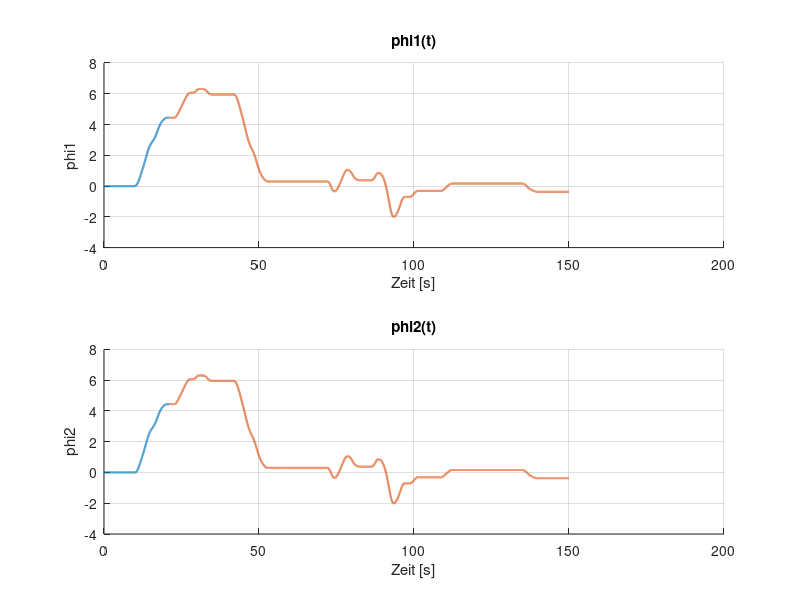
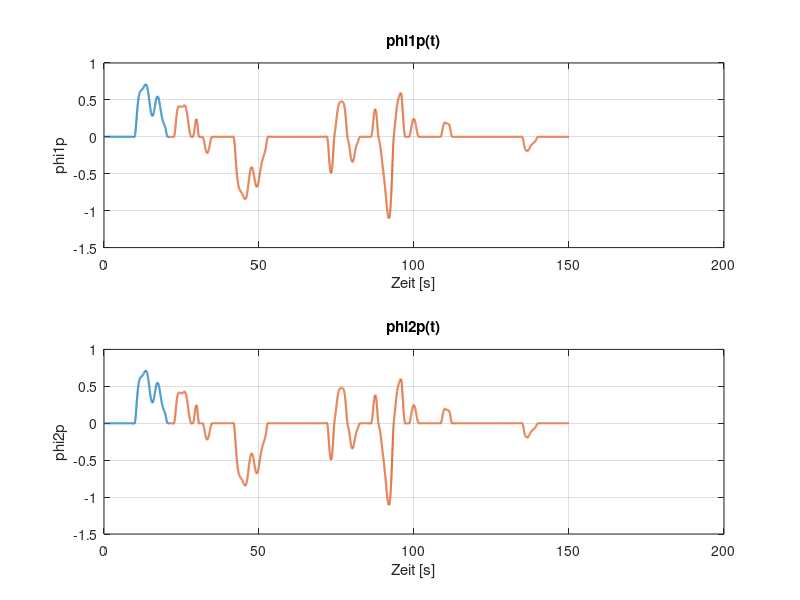
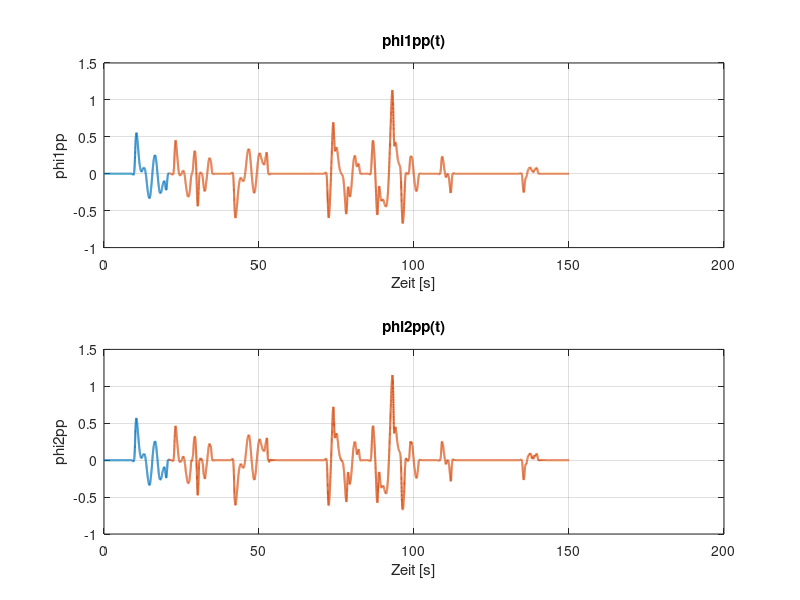
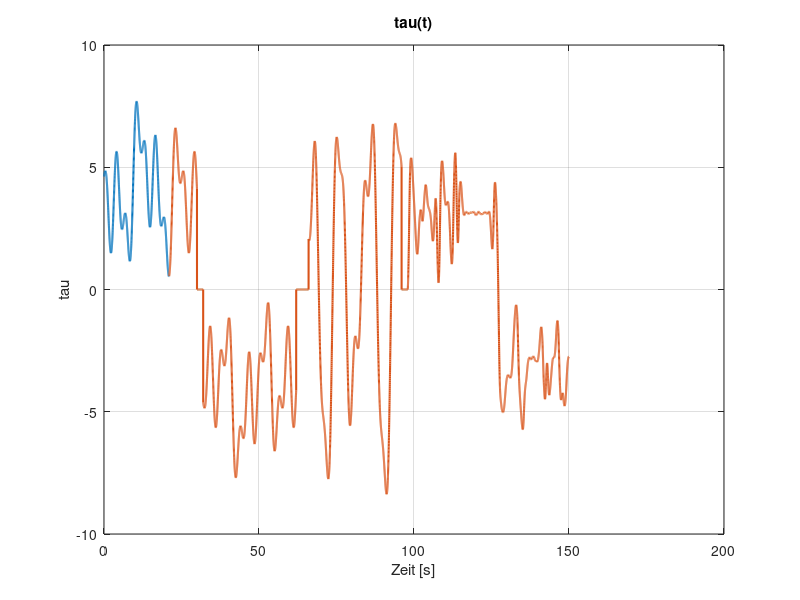

Source code (MATLAB) for these figures, in order:
% -------------------------------------------------------------
% Autor:      Ole Uphaus
% Datum:      20.06.2025
% Beschreibung:
% Dieses Skript nutz die Messungen von Sven, um geeignete Trainingsdaten
% für das Delan Modell zu erstellen. Mit diesen kann dann später trainiert
% werden.
% -------------------------------------------------------------

clc
clear
close all

%% Parameterderfinition

% Messdaten laden
load("Messung_Torsionsschwinger.mat")

% Grenzfrequenzen Filter
fc = 1;

% Resampling rate
r_resample = 10;

% Index, bis zu dem Testdaten gesammelt werden
test_idx = 2100;

% Daten abspeichern
savedata = false;

%% Signale filtern

% Winkel in Radiant umrechnen
phi1_rad = phi1 / 180 * pi;
phi2_rad = phi2 / 180 * pi;

% Filter vorbereiten
fs = 1 / mean(diff(t_ges)); % Abtastrate
[b, a] = butter(2, fc / (fs/2));

% Filtern der Positionssignale und daraus dann die Ableitungen bestimmen
phi1_filt = filtfilt(b, a, phi1_rad);
phi2_filt = filtfilt(b, a, phi2_rad);

%% Geschwindigkeiten und Beschleunigungen berechnen

% Geschwindigkeiten
phi1p_filt = gradient(phi1_filt) ./ gradient(t_ges);
phi2p_filt = gradient(phi2_filt) ./ gradient(t_ges);

% Beschleunigungen
phi1pp_filt = gradient(phi1p_filt) ./ gradient(t_ges);
phi2pp_filt = gradient(phi2p_filt) ./ gradient(t_ges);

%% Signale downsamplen

% Resamplen
phi1_filt_res = downsample(phi1_filt, r_resample);
phi2_filt_res = downsample(phi2_filt, r_resample);

phi1p_filt_res = downsample(phi1p_filt, r_resample);
phi2p_filt_res = downsample(phi2p_filt, r_resample);

phi1pp_filt_res = downsample(phi1pp_filt, r_resample);
phi2pp_filt_res = downsample(phi2pp_filt, r_resample);

t_ges_res = downsample(t_ges, r_resample);

u_res = downsample(u, r_resample);

%% Zusammenfassen unt Trainings und Testdaten erstellen

% Zusammenfassen
features_ges = [phi1_filt_res, phi2_filt_res, phi1p_filt_res, phi2p_filt_res, u_res, zeros(size(u_res))];
labels_ges = [phi1pp_filt_res, phi2pp_filt_res];

% Aufteilen in Trainings und Testdaten
features_training = features_ges((test_idx + 1):end, :);
labels_training = labels_ges((test_idx + 1):end, :);
t_vec_training = t_ges_res((test_idx + 1):end, :);

features_test = features_ges(1:test_idx, :);
labels_test = labels_ges(1:test_idx, :);
t_vec_test = t_ges_res(1:test_idx, :);

% Massen und Coriolisterme erstellen (hier unbekannt - gleich null setzen
% für Plot später)
Mass_Cor_test = zeros(size(features_test, 1), 9);

%% Abspeichern

if savedata == true
    % Pfad dieses Skripts
    my_path = fileparts(mfilename('fullpath'));

    % Datei speichern
    dateiName = 'Measuring_data_Training_Torsionsschwinger.mat';   
    full_path = fullfile(my_path, dateiName);
    save(full_path, 'features_training', 'labels_training', 'features_test', 'labels_test', "Mass_Cor_test");
end

%% Plotten

% Positionen
figure()
subplot(2,1,1);
% plot(t_ges, phi1_rad, 'LineWidth', 1.5);
hold on
plot(t_vec_test, features_test(:, 1), 'LineWidth', 1.5);
plot(t_vec_training, features_training(:, 1), 'LineWidth', 1.5);
xlabel('Zeit [s]');
ylabel('phi1');
grid on;
title('phi1(t)');

subplot(2,1,2);
% plot(t_ges, phi2_rad, 'LineWidth', 1.5);
hold on
plot(t_vec_test, features_test(:, 2), 'LineWidth', 1.5);
plot(t_vec_training, features_training(:, 2), 'LineWidth', 1.5);
xlabel('Zeit [s]');
ylabel('phi2');
grid on;
title('phi2(t)');

% Geschwindigkeiten
figure()
subplot(2,1,1);
plot(t_vec_test, features_test(:, 3), 'LineWidth', 1.5);
hold on
plot(t_vec_training, features_training(:, 3), 'LineWidth', 1.5);
xlabel('Zeit [s]');
ylabel('phi1p');
grid on;
title('phi1p(t)');

subplot(2,1,2);
plot(t_vec_test, features_test(:, 4), 'LineWidth', 1.5);
hold on
plot(t_vec_training, features_training(:, 4), 'LineWidth', 1.5);
xlabel('Zeit [s]');
ylabel('phi2p');
grid on;
title('phi2p(t)');

% Beschleunigungen
figure()
subplot(2,1,1);
plot(t_vec_test, labels_test(:, 1), 'LineWidth', 1.5);
hold on
plot(t_vec_training, labels_training(:, 1), 'LineWidth', 1.5);
xlabel('Zeit [s]');
ylabel('phi1pp');
grid on;
title('phi1pp(t)');

subplot(2,1,2);
plot(t_vec_test, labels_test(:, 2), 'LineWidth', 1.5);
hold on
plot(t_vec_training, labels_training(:, 2), 'LineWidth', 1.5);
xlabel('Zeit [s]');
ylabel('phi2pp');
grid on;
title('phi2pp(t)');

% Drehmoment
figure()
plot(t_vec_test, features_test(:, 5), 'LineWidth', 1.5);
hold on
plot(t_vec_training, features_training(:, 5), 'LineWidth', 1.5);
xlabel('Zeit [s]');
ylabel('tau');
grid on;
title('tau(t)');
